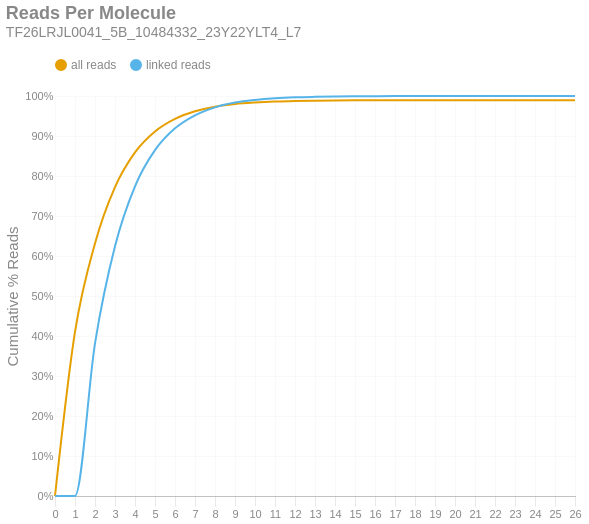

The notebook cell this image was saved under:
### Markdown cell above
### Reads per Molecule
This chart shows the cumulative distribution of the number of reads per linked molecule. That is, how many alignments are associated with a unique molecule. This excludes the number of reads associated with invalid or absent linked-read barcodes. The `linked` histogram is the percentages recalculated when disregarding singletons.

### Code cell
if SKIPLR:
    print_html(f"Skipped")
else:
    counts = np.bincount(valids['reads'].cast(pl.Int64).to_numpy())
    weighted = counts * np.arange(len(counts))
    all_perc = weighted / n_reads
    linked_perc = weighted / n_linked_reads
    linked_perc[1] = 0
    binned_df = pl.DataFrame({
        'readsper': list(range(len(counts))),
        'all reads (cumsum)': np.cumsum(all_perc).tolist(),
        'linked reads (cumsum)': np.cumsum(linked_perc).tolist(),
    })

    with SafeRender(binned_df):
        (
            density_plot(binned_df, 'Reads Per Molecule', samplename, 'readspmol')
            .encode(
                x=alt.X('readsper:O', title=None).axis(labelAngle=0).scale(padding=0),
                y=alt.Y('value:Q', title='Cumulative % Reads').axis(format='%').stack(False),
                color=alt.Color("key:N").scale(domain=["all reads", "linked reads"]),
                tooltip=[
                    alt.Tooltip("key:N", title="Data Type"),
                    alt.Tooltip("readsper:O", title="Reads Per Molecule"),
                    alt.Tooltip("value:Q", format=".2%", title="% Reads (Cum.)")
                ]            
            )
        ).display()

### Figure 1 — Vega-Lite specification as saved in the notebook (floating-point values rounded to 4 significant figures)
{"width": "container", "height": 400, "config": {"title": {"anchor": "start", "dy": -15, "fontSize": 18, "color": "#888888", "subtitleColor": "#888888", "subtitleFontSize": 14}, "arc": {"fill": "#0072B2"}, "axis": {"domainColor": "#888888", "domainWidth": 0.5, "gridWidth": 0.2, "grid": false, "titleFontWeight": 400, "titleFontSize": 15, "labelFontSize": 11, "labelColor": "#888888", "tickColor": "#888888", "tickWidth": 0.2, "titleColor": "#888888"}, "axisBand": {"grid": false}, "axisX": {"grid": true, "tickSize": 10, "domainCap": "round"}, "axisY": {"domain": false, "grid": true, "tickSize": 0, "domainCap": "round"}, "background": "transparent", "header": {"labelFontSize": 15, "labelColor": "#888888", "titleFontSize": 15, "titleFontWeight": 600, "titleColor": "#888888"}, "legend": {"labelFont": "sans-serif", "labelFontSize": 12, "labelColor": "#888888", "symbolSize": 100, "symbolType": "circle", "titleFontSize": 12, "titlePadding": 10, "titleColor": "#888888", "title": null, "orient": "top"}, "range": {"category": ["#E69F00", "#56B4E9", "#009E73", "#F0E442", "#0072B2", "#D55E00", "#CC79A7", "#000000"], "diverging": ["#cfe8f3", "#a2d4ec", "#73bfe2", "#46abdb", "#1696d2", "#12719e"]}, "area": {"fill": "#0072B2", "fillOpacity": 0.7, "line": true, "strokeOpacity": 0.7}, "line": {"color": "#0072B2", "stroke": "#0072B2", "strokeWidth": 2}, "trail": {"color": "#0072B2", "stroke": "#0072B2", "strokeWidth": 0, "size": 1}, "point": {"filled": true, "fillOpacity": 1.0, "size": 95}, "text": {"color": "#888888", "fontSize": 11, "align": "right", "fontWeight": 400, "size": 11}, "bar": {"fill": "#0072B2", "stroke": null}, "view": {"stroke": null, "continuousWidth": 660, "continuousHeight": 400}}, "data": {"name": "data-757c86415a1554dfa9275593b7c222d1"}, "mark": {"type": "line", "interpolate": "monotone", "point": {"opacity": 0, "size": 275}}, "encoding": {"color": {"field": "key", "scale": {"domain": ["all reads", "linked reads"]}, "type": "nominal"}, "tooltip": [{"field": "key", "title": "Data Type", "type": "nominal"}, {"field": "readsper", "title": "Reads Per Molecule", "type": "ordinal"}, {"field": "value", "format": ".2%", "title": "% Reads (Cum.)", "type": "quantitative"}], "x": {"axis": {"labelAngle": 0}, "field": "readsper", "scale": {"padding": 0}, "title": null, "type": "ordinal"}, "y": {"axis": {"format": "%"}, "field": "value", "stack": false, "title": "Cumulative % Reads", "type": "quantitative"}}, "params": [{"name": "param_c36ac31b6afebe62", "select": {"type": "point", "fields": ["key"]}, "bind": "legend"}], "title": {"text": "Reads Per Molecule", "subtitle": "TF26LRJL0041_5B_10484332_23Y22YLT4_L7"}, "transform": [{"fold": ["all reads (cumsum)", "linked reads (cumsum)"]}, {"calculate": "replace(datum.key, ' (cumsum)', '')", "as": "key"}, {"filter": {"param": "param_c36ac31b6afebe62"}}], "usermeta": {"embedOptions": {"downloadFileName": "TF26LRJL0041_5B_10484332_23Y22YLT4_L7.readspmol"}}, "$schema": "https://vega.github.io/schema/vega-lite/v6.4.1.json", "datasets": {"data-757c86415a1554dfa9275593b7c222d1": [{"readsper": 0, "all reads (cumsum)": 0.0, "linked reads (cumsum)": 0.0}, {"readsper": 1, "all reads (cumsum)": 0.4103, "linked reads (cumsum)": 0.0}, {"readsper": 2, "all reads (cumsum)": 0.6314, "linked reads (cumsum)": 0.3815}, {"readsper": 3, "all reads (cumsum)": 0.7721, "linked reads (cumsum)": 0.6245}, {"readsper": 4, "all reads (cumsum)": 0.8589, "linked reads (cumsum)": 0.7743}, {"readsper": 5, "all reads (cumsum)": 0.9112, "linked reads (cumsum)": 0.8646}, {"readsper": 6, "all reads (cumsum)": 0.9428, "linked reads (cumsum)": 0.9191}, {"readsper": 7, "all reads (cumsum)": 0.9617, "linked reads (cumsum)": 0.9518}, {"readsper": 8, "all reads (cumsum)": 0.9732, "linked reads (cumsum)": 0.9716}, {"readsper": 9, "all reads (cumsum)": 0.9801, "linked reads (cumsum)": 0.9835}, {"readsper": 10, "all reads (cumsum)": 0.9839, "linked reads (cumsum)": 0.99}, {"readsper": 11, "all reads (cumsum)": 0.9863, "linked reads (cumsum)": 0.9942}, {"readsper": 12, "all reads (cumsum)": 0.9877, "linked reads (cumsum)": 0.9966}, {"readsper": 13, "all reads (cumsum)": 0.9884, "linked reads (cumsum)": 0.9978}, {"readsper": 14, "all reads (cumsum)": 0.9889, "linked reads (cumsum)": 0.9987}, {"readsper": 15, "all reads (cumsum)": 0.9891, "linked reads (cumsum)": 0.9991}, {"readsper": 16, "all reads (cumsum)": 0.9893, "linked reads (cumsum)": 0.9995}, {"readsper": 17, "all reads (cumsum)": 0.9895, "linked reads (cumsum)": 0.9997}, {"readsper": 18, "all reads (cumsum)": 0.9895, "linked reads (cumsum)": 0.9998}, {"readsper": 19, "all reads (cumsum)": 0.9896, "linked reads (cumsum)": 0.9999}, {"readsper": 20, "all reads (cumsum)": 0.9896, "linked reads (cumsum)": 0.9999}, {"readsper": 21, "all reads (cumsum)": 0.9896, "linked reads (cumsum)": 1.0}, {"readsper": 22, "all reads (cumsum)": 0.9896, "linked reads (cumsum)": 1.0}, {"readsper": 23, "all reads (cumsum)": 0.9896, "linked reads (cumsum)": 1.0}, {"readsper": 24, "all reads (cumsum)": 0.9896, "linked reads (cumsum)": 1.0}, {"readsper": 25, "all reads (cumsum)": 0.9896, "linked reads (cumsum)": 1.0}, {"readsper": 26, "all reads (cumsum)": 0.9896, "linked reads (cumsum)": 1.0}]}}
